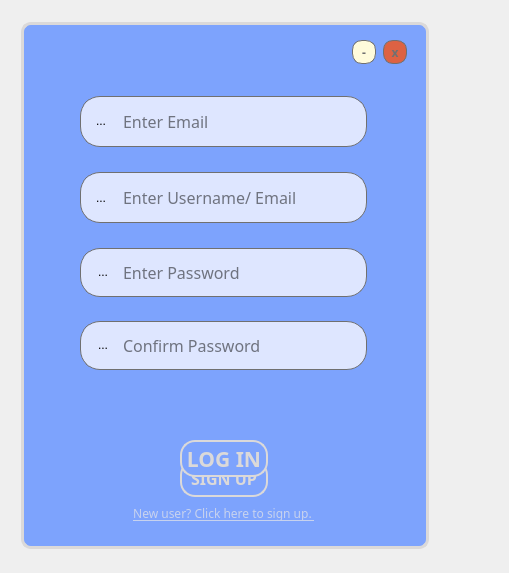
<?xml version="1.0" encoding="UTF-8"?>
<ui version="4.0">
 <class>LoginWindow</class>
 <widget class="QWidget" name="LoginWindow">
  <property name="geometry">
   <rect>
    <x>0</x>
    <y>0</y>
    <width>509</width>
    <height>573</height>
   </rect>
  </property>
  <property name="windowTitle">
   <string>Form</string>
  </property>
  <property name="windowOpacity">
   <double>1.000000000000000</double>
  </property>
  <property name="styleSheet">
   <string notr="true">Qlabel{
border-radius: 25px;
}</string>
  </property>
  <widget class="QToolButton" name="toolButton_3">
   <property name="geometry">
    <rect>
     <x>86</x>
     <y>183</y>
     <width>30</width>
     <height>30</height>
    </rect>
   </property>
   <property name="autoFillBackground">
    <bool>false</bool>
   </property>
   <property name="styleSheet">
    <string notr="true">QToolButton{
background-color: None;
border: None;
}</string>
   </property>
   <property name="text">
    <string>...</string>
   </property>
   <property name="icon">
    <iconset resource="resource.qrc">
     <normaloff>:/images/pic/profile.png</normaloff>:/images/pic/profile.png</iconset>
   </property>
   <property name="iconSize">
    <size>
     <width>35</width>
     <height>35</height>
    </size>
   </property>
  </widget>
  <widget class="QLabel" name="WELCOME">
   <property name="geometry">
    <rect>
     <x>102</x>
     <y>91</y>
     <width>241</width>
     <height>56</height>
    </rect>
   </property>
   <property name="font">
    <font>
     <family>Poppins</family>
     <pointsize>36</pointsize>
    </font>
   </property>
   <property name="styleSheet">
    <string notr="true">QLabel{
color: #F5F5F5;
}</string>
   </property>
   <property name="text">
    <string>WELCOME</string>
   </property>
   <property name="textFormat">
    <enum>Qt::PlainText</enum>
   </property>
  </widget>
  <widget class="QPushButton" name="minimize_butt">
   <property name="geometry">
    <rect>
     <x>352</x>
     <y>40</y>
     <width>24</width>
     <height>24</height>
    </rect>
   </property>
   <property name="font">
    <font>
     <family>Poppins</family>
     <weight>75</weight>
     <bold>true</bold>
    </font>
   </property>
   <property name="styleSheet">
    <string notr="true">QPushButton{
border: 1px solid #707070;
border-radius: 10px;
background:#FFFBDB;
color: #707070;
}
QPushButton:hover{
border: 1px solid #535249;
border-radius: 10px;
background:#535249;
color: #FFFBDB;
}</string>
   </property>
   <property name="text">
    <string>-</string>
   </property>
  </widget>
  <widget class="QLineEdit" name="username">
   <property name="geometry">
    <rect>
     <x>80</x>
     <y>172</y>
     <width>287</width>
     <height>51</height>
    </rect>
   </property>
   <property name="font">
    <font>
     <family>Poppins</family>
     <pointsize>12</pointsize>
    </font>
   </property>
   <property name="styleSheet">
    <string notr="true">QLineEdit{
border-radius:20px;
background-color:#DEE6FF;
border: 1px solid #707070;
padding-left:40px;
}
QLineEdit:focus{
color: #000000;
background-color:#FDFBFB;
padding-left:40px;
}


</string>
   </property>
   <property name="inputMask">
    <string/>
   </property>
   <property name="text">
    <string/>
   </property>
   <property name="frame">
    <bool>false</bool>
   </property>
   <property name="placeholderText">
    <string>Enter Username/ Email</string>
   </property>
   <property name="clearButtonEnabled">
    <bool>true</bool>
   </property>
  </widget>
  <widget class="QLabel" name="error">
   <property name="geometry">
    <rect>
     <x>130</x>
     <y>400</y>
     <width>181</width>
     <height>16</height>
    </rect>
   </property>
   <property name="font">
    <font>
     <family>Poppins</family>
    </font>
   </property>
   <property name="focusPolicy">
    <enum>Qt::StrongFocus</enum>
   </property>
   <property name="styleSheet">
    <string notr="true">QLabel{
border: None;
color: #CD4F8A;
alignment: center;
}</string>
   </property>
   <property name="frameShape">
    <enum>QFrame::Box</enum>
   </property>
   <property name="text">
    <string/>
   </property>
  </widget>
  <widget class="QPushButton" name="signup">
   <property name="geometry">
    <rect>
     <x>180</x>
     <y>460</y>
     <width>88</width>
     <height>37</height>
    </rect>
   </property>
   <property name="font">
    <font>
     <family>Poppins</family>
     <pointsize>12</pointsize>
     <weight>75</weight>
     <bold>true</bold>
    </font>
   </property>
   <property name="styleSheet">
    <string notr="true">QPushButton{
border-radius: 15px;
background-color: #7DA3FD;
border:2px solid #DBD9D9;
color: #DBD9D9
}
QPushButton:hover{
background-color: #566FA7;
border:2px solid #DBD9D9;
color: #FFFFFF
}</string>
   </property>
   <property name="text">
    <string>SIGN UP</string>
   </property>
  </widget>
  <widget class="QPushButton" name="close_butt">
   <property name="geometry">
    <rect>
     <x>383</x>
     <y>40</y>
     <width>24</width>
     <height>24</height>
    </rect>
   </property>
   <property name="font">
    <font>
     <family>Poppins</family>
     <weight>75</weight>
     <bold>true</bold>
    </font>
   </property>
   <property name="styleSheet">
    <string notr="true">QPushButton{
border: 1px solid #707070;
border-radius: 10px;
background:#DD6243;
color: #707070;
}
QPushButton:hover{
border: 1px solid #E8907A;
border-radius: 10px;
background:#E8907A;
color: #FFFBDB;
}</string>
   </property>
   <property name="text">
    <string>x</string>
   </property>
  </widget>
  <widget class="QRadioButton" name="Keep_me">
   <property name="geometry">
    <rect>
     <x>90</x>
     <y>330</y>
     <width>131</width>
     <height>20</height>
    </rect>
   </property>
   <property name="font">
    <font>
     <family>Poppins</family>
    </font>
   </property>
   <property name="styleSheet">
    <string notr="true">QRadioButton{
color: #F5F5F5;
}

QRadioButton::indicator::unchecked{
border: 1px solid #F5F5F5;
border-radius: 5px;
}
QRadioButton::indicator::checked{
background-color:#7DA3FD;
border: 4px solid #F5F5F5;
border-radius: 5px;
}</string>
   </property>
   <property name="text">
    <string>Keep me signed in.</string>
   </property>
  </widget>
  <widget class="QPushButton" name="login">
   <property name="geometry">
    <rect>
     <x>180</x>
     <y>440</y>
     <width>88</width>
     <height>37</height>
    </rect>
   </property>
   <property name="font">
    <font>
     <family>Poppins</family>
     <pointsize>16</pointsize>
     <weight>75</weight>
     <bold>true</bold>
    </font>
   </property>
   <property name="styleSheet">
    <string notr="true">QPushButton#login{
border-radius: 15px;
background-color: #7DA3FD;
border:2px solid #DBD9D9;
color: #DBD9D9
}
QPushButton#login:hover{
background-color: #566FA7;
border:2px solid #DBD9D9;
color: #FFFFFF
}</string>
   </property>
   <property name="text">
    <string>LOG IN</string>
   </property>
  </widget>
  <widget class="QPushButton" name="back">
   <property name="geometry">
    <rect>
     <x>40</x>
     <y>460</y>
     <width>31</width>
     <height>41</height>
    </rect>
   </property>
   <property name="styleSheet">
    <string notr="true">QPushButton{
background: none;
border:none;
icon: url(:/images/pic/left-arrow1.png);
}
QPushButton:hover{
background: none;
border:none;
icon: url(:/images/pic/left-arrow.png);
}</string>
   </property>
   <property name="text">
    <string/>
   </property>
   <property name="iconSize">
    <size>
     <width>32</width>
     <height>32</height>
    </size>
   </property>
  </widget>
  <widget class="QPushButton" name="forgot_password">
   <property name="geometry">
    <rect>
     <x>250</x>
     <y>327</y>
     <width>111</width>
     <height>25</height>
    </rect>
   </property>
   <property name="font">
    <font>
     <family>Poppins</family>
     <underline>true</underline>
    </font>
   </property>
   <property name="cursor">
    <cursorShape>PointingHandCursor</cursorShape>
   </property>
   <property name="styleSheet">
    <string notr="true">QPushButton{
color: #C7D2EE;
border: None;
background-color: None;
}
QPushButton:hover{
color: #F5F5F5;
border: None;
background-color: None;
}</string>
   </property>
   <property name="text">
    <string>Forgot password?</string>
   </property>
  </widget>
  <widget class="QLineEdit" name="password">
   <property name="geometry">
    <rect>
     <x>80</x>
     <y>248</y>
     <width>287</width>
     <height>49</height>
    </rect>
   </property>
   <property name="font">
    <font>
     <family>Poppins</family>
     <pointsize>12</pointsize>
    </font>
   </property>
   <property name="styleSheet">
    <string notr="true">QLineEdit{
border-radius:20px;
background-color:#DEE6FF;
border: 1px solid #707070;
padding-left:40px;
}
QLineEdit:focus{
color: #000000;
background-color:#FDFBFB;
padding-left:40px;
}


</string>
   </property>
   <property name="inputMethodHints">
    <set>Qt::ImhNoAutoUppercase|Qt::ImhNoPredictiveText|Qt::ImhSensitiveData</set>
   </property>
   <property name="text">
    <string/>
   </property>
   <property name="echoMode">
    <enum>QLineEdit::PasswordEchoOnEdit</enum>
   </property>
   <property name="placeholderText">
    <string>Enter Password</string>
   </property>
   <property name="clearButtonEnabled">
    <bool>true</bool>
   </property>
  </widget>
  <widget class="QPushButton" name="goto_signup">
   <property name="geometry">
    <rect>
     <x>120</x>
     <y>500</y>
     <width>208</width>
     <height>27</height>
    </rect>
   </property>
   <property name="font">
    <font>
     <family>Poppins</family>
     <underline>true</underline>
    </font>
   </property>
   <property name="cursor">
    <cursorShape>PointingHandCursor</cursorShape>
   </property>
   <property name="styleSheet">
    <string notr="true">QPushButton{
color: #C7D2EE;
border: None;
background-color: None;
}
QPushButton:hover{
color: #F5F5F5;
border: None;
background-color: None;
}</string>
   </property>
   <property name="text">
    <string>New user? Click here to sign up. </string>
   </property>
  </widget>
  <widget class="QToolButton" name="toolButton_4">
   <property name="geometry">
    <rect>
     <x>88</x>
     <y>257</y>
     <width>30</width>
     <height>30</height>
    </rect>
   </property>
   <property name="autoFillBackground">
    <bool>false</bool>
   </property>
   <property name="styleSheet">
    <string notr="true">QToolButton{
background-color: None;
border: None;
}</string>
   </property>
   <property name="text">
    <string>...</string>
   </property>
   <property name="icon">
    <iconset resource="resource.qrc">
     <normaloff>:/images/pic/padlock.png</normaloff>:/images/pic/padlock.png</iconset>
   </property>
   <property name="iconSize">
    <size>
     <width>30</width>
     <height>30</height>
    </size>
   </property>
  </widget>
  <widget class="QLabel" name="background">
   <property name="geometry">
    <rect>
     <x>21</x>
     <y>22</y>
     <width>408</width>
     <height>527</height>
    </rect>
   </property>
   <property name="styleSheet">
    <string notr="true">QLabel#background{
border-radius: 10px;
background: #7DA3FD;
border: 3px solid;
border-color: #DBD9D9;

}</string>
   </property>
   <property name="text">
    <string/>
   </property>
  </widget>
  <widget class="QToolButton" name="email_logo">
   <property name="geometry">
    <rect>
     <x>86</x>
     <y>106</y>
     <width>30</width>
     <height>30</height>
    </rect>
   </property>
   <property name="autoFillBackground">
    <bool>false</bool>
   </property>
   <property name="styleSheet">
    <string notr="true">QToolButton{
background-color: None;
border: None;
}</string>
   </property>
   <property name="text">
    <string>...</string>
   </property>
   <property name="icon">
    <iconset resource="resource.qrc">
     <normaloff>:/images/pic/fingerprint.png</normaloff>:/images/pic/fingerprint.png</iconset>
   </property>
   <property name="iconSize">
    <size>
     <width>35</width>
     <height>35</height>
    </size>
   </property>
  </widget>
  <widget class="QLineEdit" name="email">
   <property name="geometry">
    <rect>
     <x>80</x>
     <y>96</y>
     <width>287</width>
     <height>51</height>
    </rect>
   </property>
   <property name="font">
    <font>
     <family>Poppins</family>
     <pointsize>12</pointsize>
    </font>
   </property>
   <property name="styleSheet">
    <string notr="true">QLineEdit{
border-radius:20px;
background-color:#DEE6FF;
border: 1px solid #707070;
padding-left:40px;
}
QLineEdit:focus{
color: #000000;
background-color:#FDFBFB;
padding-left:40px;
}


</string>
   </property>
   <property name="inputMask">
    <string/>
   </property>
   <property name="text">
    <string/>
   </property>
   <property name="frame">
    <bool>false</bool>
   </property>
   <property name="placeholderText">
    <string>Enter Email</string>
   </property>
   <property name="clearButtonEnabled">
    <bool>true</bool>
   </property>
  </widget>
  <widget class="QLineEdit" name="pwd_confirmation">
   <property name="geometry">
    <rect>
     <x>80</x>
     <y>321</y>
     <width>287</width>
     <height>49</height>
    </rect>
   </property>
   <property name="font">
    <font>
     <family>Poppins</family>
     <pointsize>12</pointsize>
    </font>
   </property>
   <property name="styleSheet">
    <string notr="true">QLineEdit{
border-radius:20px;
background-color:#DEE6FF;
border: 1px solid #707070;
padding-left:40px;
}
QLineEdit:focus{
color: #000000;
background-color:#FDFBFB;
padding-left:40px;
}


</string>
   </property>
   <property name="inputMethodHints">
    <set>Qt::ImhNoAutoUppercase|Qt::ImhNoPredictiveText|Qt::ImhSensitiveData</set>
   </property>
   <property name="echoMode">
    <enum>QLineEdit::PasswordEchoOnEdit</enum>
   </property>
   <property name="placeholderText">
    <string>Confirm Password</string>
   </property>
   <property name="clearButtonEnabled">
    <bool>true</bool>
   </property>
  </widget>
  <widget class="QToolButton" name="reconfirm_logo">
   <property name="geometry">
    <rect>
     <x>88</x>
     <y>330</y>
     <width>30</width>
     <height>30</height>
    </rect>
   </property>
   <property name="autoFillBackground">
    <bool>false</bool>
   </property>
   <property name="styleSheet">
    <string notr="true">QToolButton{
background-color: None;
border: None;
}</string>
   </property>
   <property name="text">
    <string>...</string>
   </property>
   <property name="icon">
    <iconset resource="resource.qrc">
     <normaloff>:/images/pic/thumb-up.png</normaloff>:/images/pic/thumb-up.png</iconset>
   </property>
   <property name="iconSize">
    <size>
     <width>30</width>
     <height>30</height>
    </size>
   </property>
  </widget>
  <zorder>background</zorder>
  <zorder>WELCOME</zorder>
  <zorder>minimize_butt</zorder>
  <zorder>username</zorder>
  <zorder>error</zorder>
  <zorder>signup</zorder>
  <zorder>close_butt</zorder>
  <zorder>Keep_me</zorder>
  <zorder>login</zorder>
  <zorder>back</zorder>
  <zorder>forgot_password</zorder>
  <zorder>password</zorder>
  <zorder>goto_signup</zorder>
  <zorder>toolButton_4</zorder>
  <zorder>toolButton_3</zorder>
  <zorder>email</zorder>
  <zorder>email_logo</zorder>
  <zorder>pwd_confirmation</zorder>
  <zorder>reconfirm_logo</zorder>
 </widget>
 <resources>
  <include location="resource.qrc"/>
 </resources>
 <connections/>
</ui>
